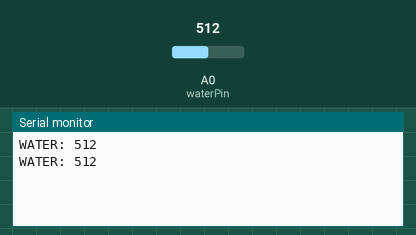
Recording of a sketch running on a simulated Arduino Uno, built with avr-gcc and run on an emulated ATmega328P. Parts: the last lines printed to the serial monitor. Inputs (shaded band) come from the test bench; at power-on: A0 (waterPin) = 512.

Above: at 2.8 s.
2.9 s: A0 (waterPin) set to 716
At 3.8 s:
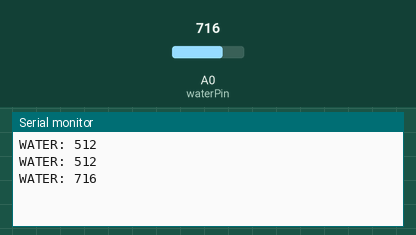
4.4 s: A0 (waterPin) set to 900
At 5.8 s:
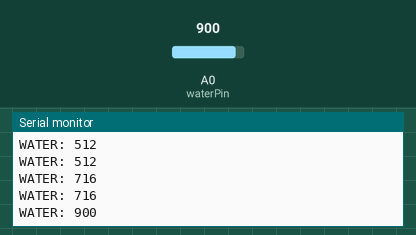
Timing chart, 0 to 7.4 s (numbered marks = the images above; inputs shaded):
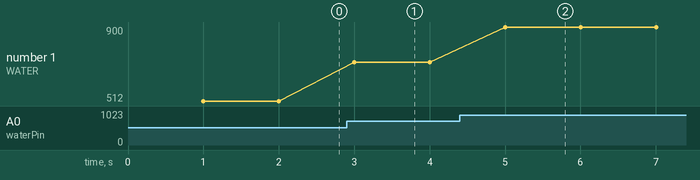

The sketch:

IoT-Sensors_5_water.ino
```cpp
//Water Sensor variables:
const int waterPin = A0;
int waterVal = 0;

void setup() {
  Serial.begin(9600);
}

void loop(){
  delay(1000);
  waterVal = analogRead(waterPin);
  Serial.print("WATER: ");Serial.println(waterVal);
}
```

Measured:
- after the input at 2.9 s, the serial monitor: prints a new line after 0.10 s (image 1)
- after the input at 4.4 s, the serial monitor: prints a new line after 0.60 s (image 2)
- plotted number 1: 512 → 716 after the input at 2.9 s, 716 → 900 after the input at 4.4 s
